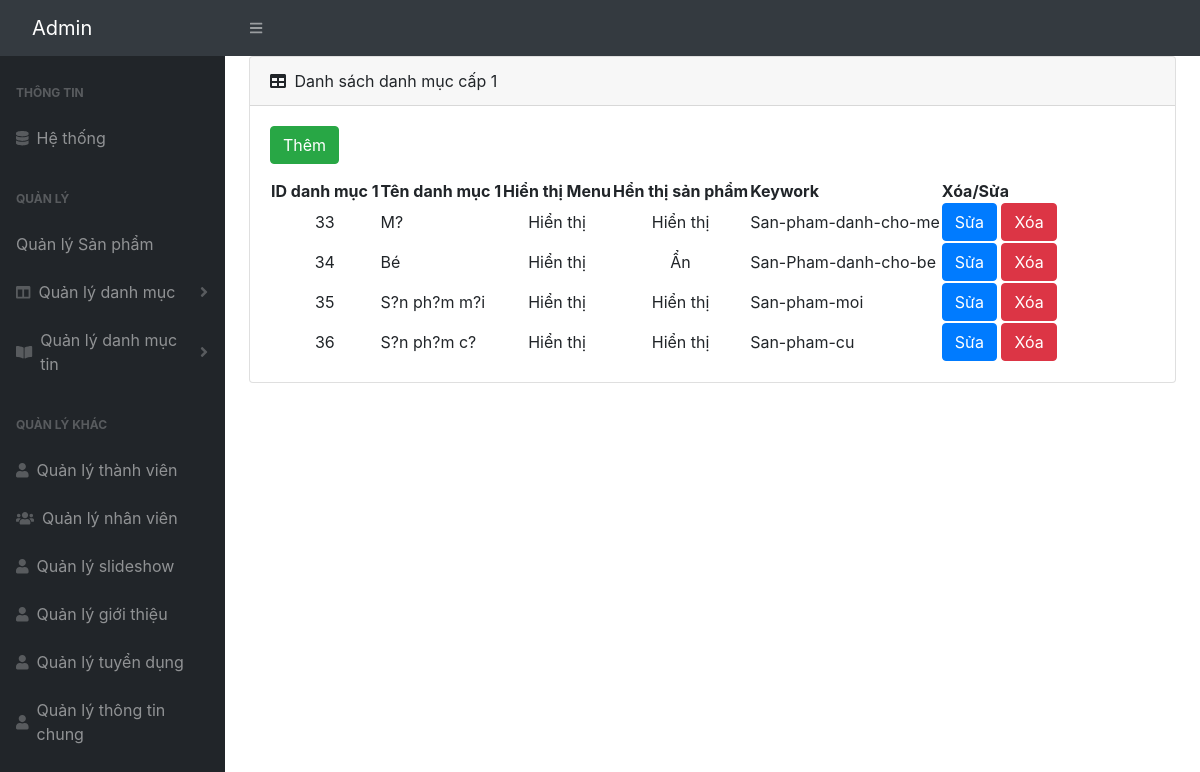
Screenshot of /admin/main_danhmuc1.php with the database file from the repository.
### tables this page shows
CREATE TABLE `danhmuc1` (
  `ID_danhmuc1` int(10) UNSIGNED NOT NULL,
  `tendanhmuc1` varchar(145) DEFAULT NULL,
  `sapxep` int(10) UNSIGNED DEFAULT NULL,
  `visiblemenu1` tinyint(3) UNSIGNED DEFAULT NULL,
  `keyword` varchar(145) DEFAULT NULL,
  `visible1` tinyint(3) UNSIGNED DEFAULT NULL
);

### admin/main_danhmuc1.php (the view, shortened to what this page needs)
<?php
include "../connect.php";
$sql = 'SELECT * FROM danhmuc1';
$result = mysqli_query( $conn, $sql );
?>
<?php
    require "layout/header.php";
    require "layout/menu.php";
?>
<div id="layoutSidenav_content">
    <main>
        <div class="container-fluid px-4">
        <div class="card mb-4">
                <div class="card-header">
                    <i class="fas fa-table me-1"></i>
                    Danh sách danh mục cấp 1
                </div>
                <div class="card-body">
					<form action="them_main_danhmuc1.php" method="post"  ><input type="submit" name="Them" class="btn btn-success" value="Thêm" id="them"/></form>
                    <table id="datatablesSimple">
                        <thead>
                            <tr>
                                <th>ID danh mục 1</th>
                                <th>Tên danh mục 1</th>
                                <th>Hiển thị Menu</th>
                                <th>Hển thị sản phẩm</th>
                                <th>Keywork</th>
                                <th>Xóa/Sửa</th>
                            </tr>
                        </thead>
                        <tbody>
                        <?php
                            foreach ( $result as $key => $value ) {
                        ?>
                            <tr>
                                <td style="text-align: center;"><?= $value['ID_danhmuc1'] ?></td>
                                <td><?= $value['tendanhmuc1'] ?></td>
                                <td style="text-align: center;"><?= $value['visiblemenu1']==1 ? "Hiển thị":"Ẩn"; ?></td>
                                <td style="text-align: center;"><?= $value['visible1']==1 ? "Hiển thị":"Ẩn"; ?></td>
                                <td><?= $value['keyword'] ?></td>
                                <td style="text-align: center;"><a  id="sua" href="sua_main_danhmuc1.php?ID_danhmuc1=<?php echo $value['ID_danhmuc1']; ?>"  onclick="openForm()" class="btn btn-primary"  >Sửa </a>
                                    <a href="themxoasuaadmin/xoadanhmuc1.php?ID_danhmuc1=<?php echo $value['ID_danhmuc1']; ?>" id="xoa" class="btn btn-danger"> Xóa </a></td></td>
                            </tr>
                            <?php
                            }   ?>
                        </tbody>
                    </table>
                </div>
            </div>
        </div>
    </main>
</div>
<?php
    require "layout/footer.php";
?>

### admin/main_danhmuc1.php (style rules this page uses)
a#sua { color: white; }

### rows the page displays
danhmuc1: ID_danhmuc1 "33", tendanhmuc1 "M?", visiblemenu1 "Hiển thị", visible1 "Hiển thị", keyword "San-pham-danh-cho-me"
danhmuc1: ID_danhmuc1 "34", tendanhmuc1 "Bé", visiblemenu1 "Hiển thị", visible1 "Ẩn", keyword "San-Pham-danh-cho-be"
danhmuc1: ID_danhmuc1 "35", tendanhmuc1 "S?n ph?m m?i", visiblemenu1 "Hiển thị", visible1 "Hiển thị", keyword "San-pham-moi"
danhmuc1: ID_danhmuc1 "36", tendanhmuc1 "S?n ph?m c?", visiblemenu1 "Hiển thị", visible1 "Hiển thị", keyword "San-pham-cu"
